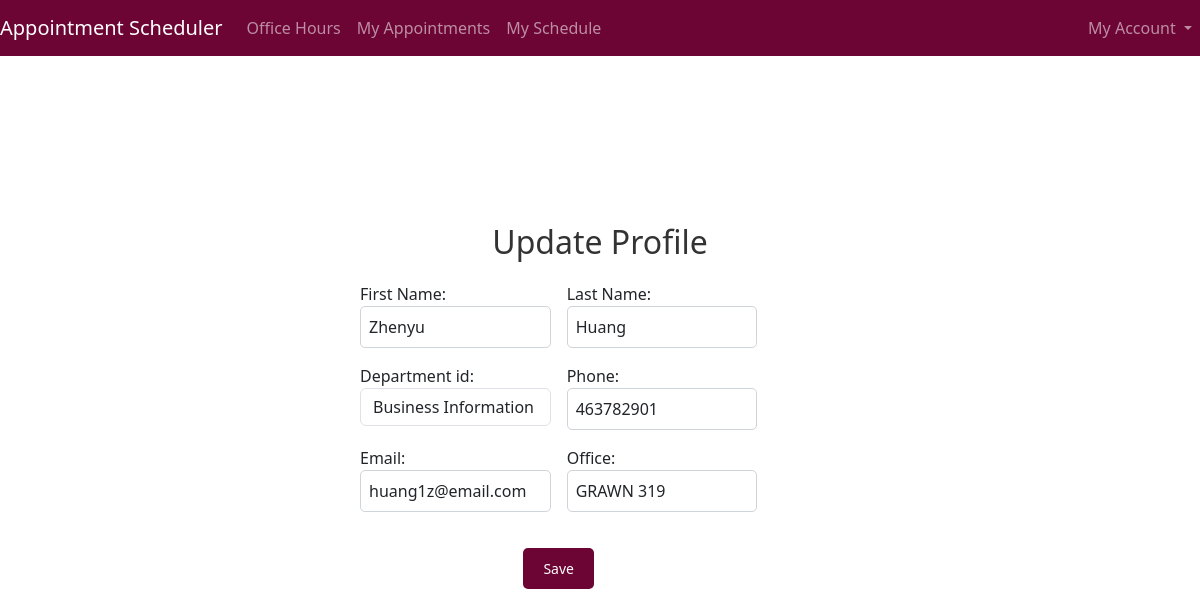
/updateprofile/ (signed in), run on the app's committed database.
### Professor/models.py (models this page shows, shortened)
class Professor(models.Model):
    user=models.OneToOneField(User,on_delete=models.CASCADE,primary_key=True)
    First_Name=models.CharField(max_length=100,null=True,blank=True)
    Last_Name=models.CharField(max_length=100,null=True,blank=True)
    Department_id=models.ForeignKey(Department,on_delete=models.SET_NULL,null=True,blank=True)
    Phone=models.BigIntegerField(null=True,blank=True)
    Email=models.EmailField(max_length=100,null=True,blank=False)
    Office=models.CharField(max_length=1000,null=True,blank=True)
    created_on = models.DateTimeField(default=timezone.now)
    created_by = models.CharField(max_length=100, blank=True, null=True)
    updated_on = models.DateTimeField(auto_now=True)
    updated_by = models.CharField(max_length=100, blank=True, null=True)
    class Meta:
        verbose_name_plural='Professors'
        ordering=['Last_Name']

### Student/models.py (models this page shows)
class Department(models.Model):
    Department_id=models.UUIDField(default=uuid.uuid4,primary_key=True,blank=False,null=False,editable=False)
    Department_Code=models.CharField(max_length=5)
    Department_Name=models.CharField(max_length=100)
    created_on = models.DateTimeField(default=timezone.now)
    created_by = models.CharField(max_length=100, blank=True, null=True)
    updated_on = models.DateTimeField(auto_now=True)
    updated_by = models.CharField(max_length=100, blank=True, null=True)
    class Meta:
        verbose_name_plural="Departments"
        ordering=['Department_Code']
    def __str__(self):
        return self.Department_Name

### Professor/views.py (the view)
# urls.py: path('updateprofile/',views.updateProfile,name='updateprofile'),
@login_required(login_url='login')
def updateProfile(request):
    profile = request.user
    if Student.objects.filter(user=profile).exists():
        student = Student.objects.get(user=profile)
        form = StudentForm(instance=student)
        if request.method == 'POST':
            form = StudentForm(request.POST, instance=student)
            if form.is_valid():
                form.save()
                return redirect('profile')
    else:
        professor = Professor.objects.get(user=profile)
        form = ProfessorForm(instance=professor)
        if request.method == 'POST':
            form = ProfessorForm(request.POST, instance=professor)
            if form.is_valid():
                form.save()
                return redirect('profile')
    context = {'form': form}
    return render(request, 'updateprofile.html', context)

### Professor/forms.py
class ProfessorForm(ModelForm):
    class Meta:
        model = Professor
        fields = ['First_Name', 'Last_Name', 'Department_id', 'Phone', 'Email', 'Office']
        widgets = {
            'First_Name': forms.TextInput(attrs={'class': 'form-control'}),
            'Last_Name': forms.TextInput(attrs={'class': 'form-control'}),
            'Department_id': forms.Select(attrs={'class': 'form-control'}),
            'Phone': forms.TextInput(attrs={'class': 'form-control'}),
            'Email': forms.EmailInput(attrs={'class': 'form-control'}),
            'Office': forms.TextInput(attrs={'class': 'form-control'}),
        }

### Professor/context_processors.py (called while the page is built)
def user_role(request):
    is_student = False
    is_professor = False
    if request.user.is_authenticated:
        user = request.user
        if Student.objects.filter(user=user).exists():
            is_student=True
        else:
            is_professor = True
    return {
        'is_student': is_student,
        'is_professor': is_professor,
    }

### templates/updateprofile.html (shortened to what this page needs)
{% extends 'main.html' %}
{% block content %}
{%if is_professor %}
<div class="vh-90">
    <div class="form-container">
        <h2>Update Profile</h2>
        <form method="POST" class="row g-3">
            <div class="col-md-5">
                {{ form.First_Name.label_tag }}
                {{ form.First_Name }}
            </div>
            <div class="col-md-5">
                {{ form.Last_Name.label_tag }}
                {{ form.Last_Name }}
            </div>
            <div class="col-md-5">
                {{ form.Department_id.label_tag }}
                {{ form.Department_id }}
            </div>
            <div class="col-md-5">
                {{ form.Phone.label_tag }}
                {{ form.Phone }}
            </div>
            <div class="col-md-5">
                {{ form.Email.label_tag }}
                {{ form.Email }}
            </div>
            <div class="col-md-5">
                {{ form.Office.label_tag }}
                {{ form.Office }}
            </div>
            <div class="col-10 text-center">
                <input type="submit" class="btn btn-sm" value="Save" style="margin-top: 20px;"/>
            </div>
        </form>
    </div>
</div>
{%endif%}
{% endblock content %}

### templates/updateprofile.html (style rules this page uses)
h2 { color: #333; text-align: center; margin-bottom: 20px; }
input[type="submit"] { background-color: #6c0434; color: white; padding: 10px 20px; border: none; border-radius: 5px; cursor: pointer; }
form { margin-top: 20px; }
.row { margin-bottom: 20px; }
.col-md-5 input { width: 100%; padding: 8px; border-radius: 5px; border: 1px solid #ced4da; }
.vh-90 { display: flex; justify-content: center; align-items: center; height: 90vh; }
.form-container { width: 40%; }

### data on the page
Professor: First_Name "Zhenyu", Last_Name "Huang", Phone "463782901", Email "huang1z@email.com", Office "GRAWN 319"
Department: Department_id "Business Information Systems"
